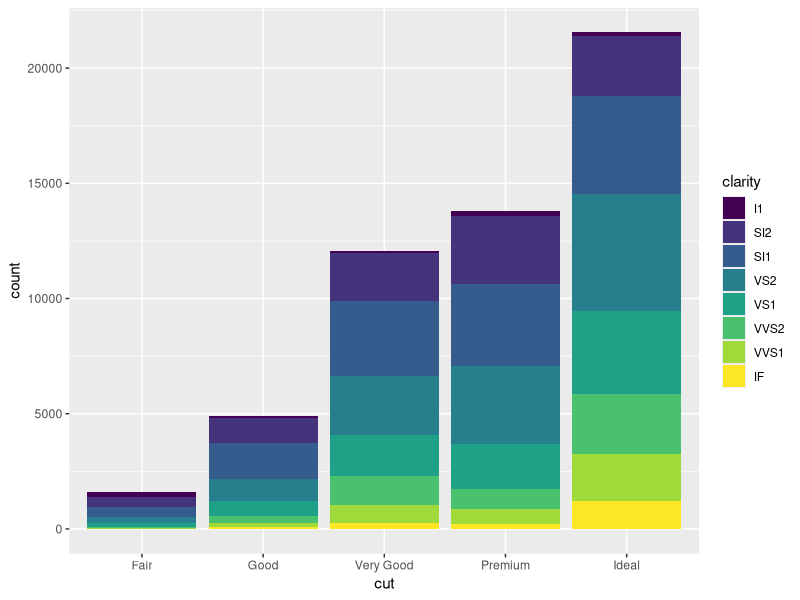
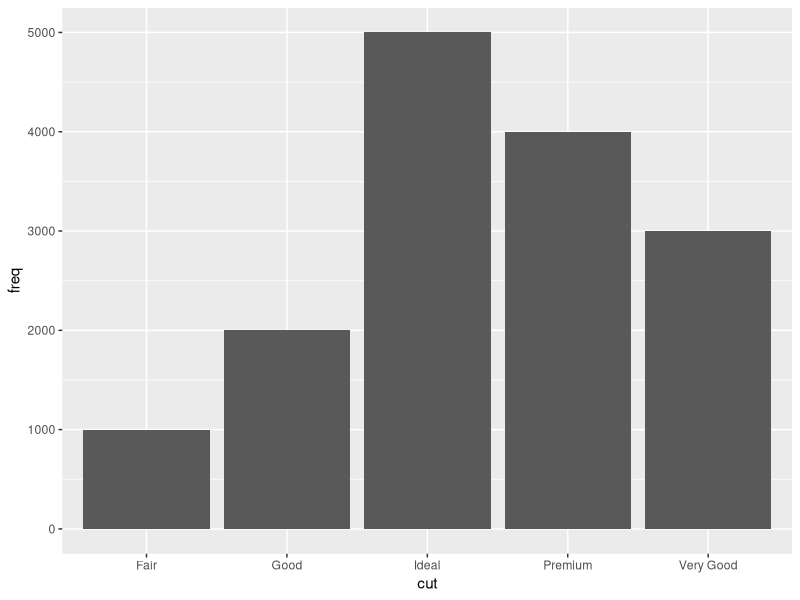
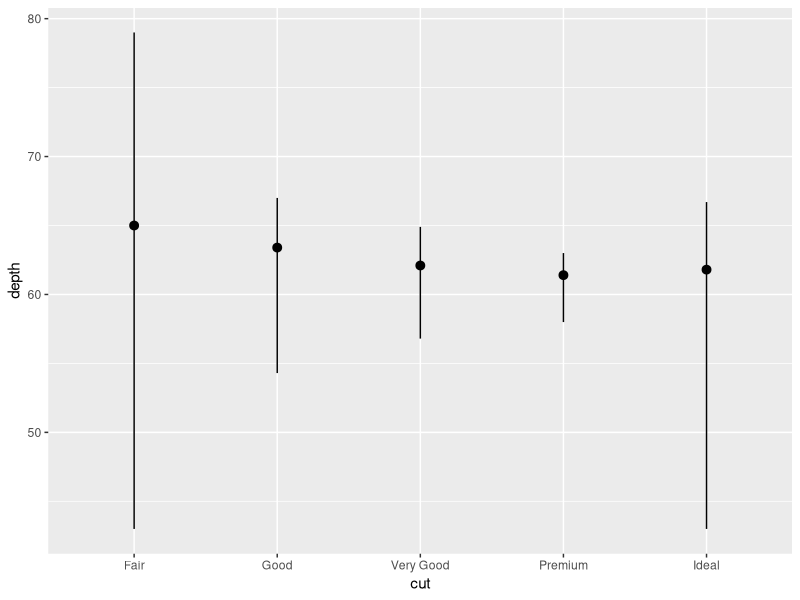
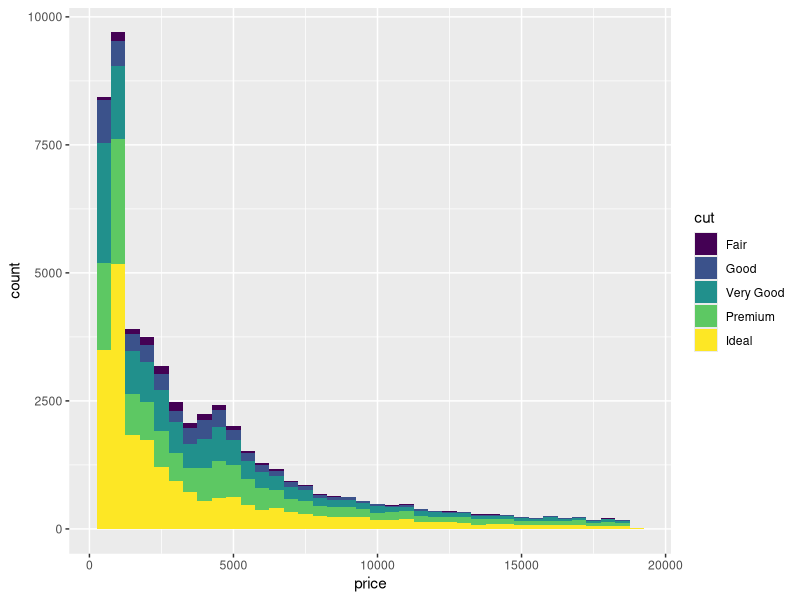
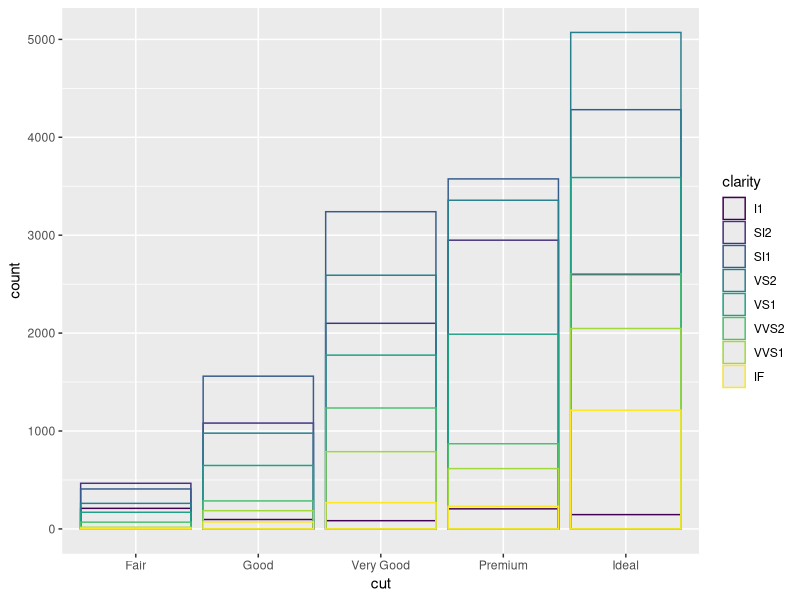
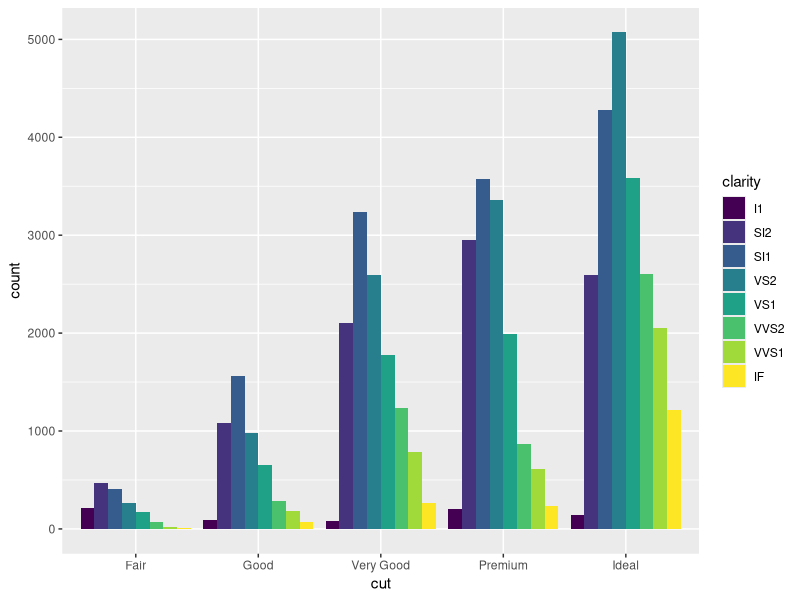

These figures' R source, in order: (Note: this script raises an error after producing the figures.)
## ---- chunk 1
knitr::opts_chunk$set(echo = TRUE)
require(ggplot2)
## ---- chunk 2
ggplot2::diamonds
## ---- chunk 3
ggplot(diamonds) +
  # geom_bar(mapping = aes(x = cut))         # Implicit count computing
  # geom_bar(mapping = aes(x = cut), binwidth = 30)       
                                             # binwidth is not supported in bar_graph
  # stat_count(mapping = aes(x = cut))       # count transformation under the hood
  # geom_bar(mapping = aes(x = cut, y = ..prop.., group = 1))
                                             # proportion computing
  # geom_bar(mapping = aes(x = cut, color = cut))
                                             # Color a bar chart
  # geom_bar(mapping = aes(x = cut, fill = cut))
                                             # Color a bar chart
  geom_bar(mapping = aes(x = cut, fill = clarity), position = "stack")
                                             # stacked rectangle representing cut & clarity
                                             # stack is default position
## ---- chunk 4
demo_small_table <- tibble::tribble(
  ~cut,         ~freq,
  "Fair",       1000,      # Key in a table should be unique for `identity stat`
  "Good",       2000,
  "Very Good",  3000,
  "Premium",    4000,
  "Ideal",      5000
)
demo_small_table
ggplot(data = demo_small_table) +
  geom_bar(mapping = aes(x = cut, y = freq), stat = "identity")
## ---- chunk 5
ggplot(data = diamonds) +
  stat_summary(
    mapping = aes(x = cut, y = depth),
    fun.ymin = min,
    fun.ymax = max,
    fun.y = median
  )
## ---- chunk 6
ggplot(data = diamonds)+
  geom_histogram(mapping = aes(price, fill = cut), binwidth = 500)
## ---- chunk 7
# Max value is less than default stack position
ggplot(diamonds, mapping = aes(x = cut)) +
  # geom_bar(mapping = aes(fill = clarity), alpha = 2/5, position = "identity")
  geom_bar(mapping = aes(color = clarity), fill = NA, position = "identity")
## ---- chunk 8
ggplot(diamonds, mapping = aes(x = cut)) +
  # geom_bar(mapping = aes(fill = clarity), position = "fill")
                                    # Easy for proportions comparing
  geom_bar(mapping = aes(fill = clarity), position = "dodge")
                                    # Separate overlapping objects
## ---- chunk 9
ggplot(diamonds) +
  # geom_point(mapping = aes(x = depth, y = price))
                                    # Many points around depth of 60 overlapped
  # geom_point(data = filter(diamonds, depth == 60), mapping = aes(x = depth, y = price))
                                    # Still hard to see where the mass of data is
  # geom_point(data = filter(diamonds, depth == 60), mapping = aes(x = depth, y = price), position = "jitter")
                                    # Spreads 511 points out making points receive random noises
  geom_jitter(data = filter(diamonds, depth == 60), mapping = aes(x = depth, y = price), width = 0.1)
                                    # Make the total spread to be 0.2 around 60
cat("Filtered Result Rows:", NROW(filter(diamonds, depth == 60)))
## ---- chunk 10
bar <- ggplot(diamonds) +
  geom_bar(
    mapping = aes(x = cut, fill = cut),
    show.legend = FALSE,     # Because x-axis has represented meanings of each bar
    width = 1
  )
bar <- bar + theme(aspect.ratio = 1)   # Set aspect ratio of the panel to the picture
bar <- bar + labs(x = NULL, y = NULL)
bar
bar + coord_flip()
bar + coord_polar()
